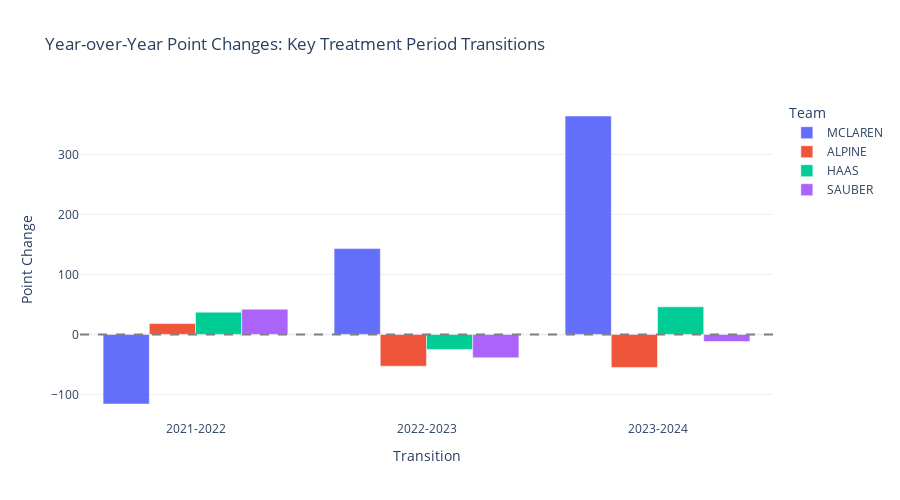

Source (notebook cell):
### Markdown cell above
# ============================================================================
# VISUALIZATION 4: YEAR-OVER-YEAR CHANGES
# ============================================================================

### Code cell
print("\n" + "="*80)
print("VISUALIZATION 4: YEAR-OVER-YEAR CHANGES")
print("="*80)

# Calculate year-over-year changes
yoy_changes = []

for team in teams_to_plot:
    team_data = annual_df[annual_df['constructorName'] == team].sort_values('season')
    
    for i in range(len(team_data) - 1):
        current = team_data.iloc[i]
        next_year = team_data.iloc[i + 1]
        
        yoy_changes.append({
            'Team': team,
            'Year': f"{int(current['season'])}-{int(next_year['season'])}",
            'Change': next_year['points'] - current['points'],
            'Season_Start': int(current['season'])
        })

yoy_df = pd.DataFrame(yoy_changes)

# Focus on key transitions
key_transitions = yoy_df[yoy_df['Year'].isin(['2021-2022', '2022-2023', '2023-2024'])]

fig = px.bar(
    key_transitions,
    x='Year',
    y='Change',
    color='Team',
    barmode='group',
    title='Year-over-Year Point Changes: Key Treatment Period Transitions',
    labels={'Change': 'Point Change', 'Year': 'Transition'},
    height=500
)

fig.add_hline(y=0, line_dash="dash", line_color="gray")

fig.update_layout(template='plotly_white')

fig.show()
fig.write_image("../outputs/figures/04_year_over_year_changes.png", scale=2)

# Highlight McLaren's changes
print("\n🎯 McLaren Year-over-Year Changes:")
mclaren_yoy = yoy_df[yoy_df['Team'] == 'MCLAREN'].sort_values('Season_Start')
print(mclaren_yoy[['Year', 'Change']].to_string(index=False))

### Figure 1 — Plotly figure (JSON) as saved in the notebook; plotly's stock layout.template omitted (floating-point values rounded to 4 significant figures)
{"data": [{"alignmentgroup": "True", "hovertemplate": "Team=MCLAREN<br>Transition=%{x}<br>Point Change=%{y}<extra></extra>", "legendgroup": "MCLAREN", "marker": {"color": "#636efa", "pattern": {"shape": ""}}, "name": "MCLAREN", "offsetgroup": "MCLAREN", "orientation": "v", "showlegend": true, "textposition": "auto", "type": "bar", "x": ["2021-2022", "2022-2023", "2023-2024"], "xaxis": "x", "y": [-116.0, 143.0, 364.0], "yaxis": "y"}, {"alignmentgroup": "True", "hovertemplate": "Team=ALPINE<br>Transition=%{x}<br>Point Change=%{y}<extra></extra>", "legendgroup": "ALPINE", "marker": {"color": "#EF553B", "pattern": {"shape": ""}}, "name": "ALPINE", "offsetgroup": "ALPINE", "orientation": "v", "showlegend": true, "textposition": "auto", "type": "bar", "x": ["2021-2022", "2022-2023", "2023-2024"], "xaxis": "x", "y": [18.0, -53.0, -55.0], "yaxis": "y"}, {"alignmentgroup": "True", "hovertemplate": "Team=HAAS<br>Transition=%{x}<br>Point Change=%{y}<extra></extra>", "legendgroup": "HAAS", "marker": {"color": "#00cc96", "pattern": {"shape": ""}}, "name": "HAAS", "offsetgroup": "HAAS", "orientation": "v", "showlegend": true, "textposition": "auto", "type": "bar", "x": ["2021-2022", "2022-2023", "2023-2024"], "xaxis": "x", "y": [37.0, -25.0, 46.0], "yaxis": "y"}, {"alignmentgroup": "True", "hovertemplate": "Team=SAUBER<br>Transition=%{x}<br>Point Change=%{y}<extra></extra>", "legendgroup": "SAUBER", "marker": {"color": "#ab63fa", "pattern": {"shape": ""}}, "name": "SAUBER", "offsetgroup": "SAUBER", "orientation": "v", "showlegend": true, "textposition": "auto", "type": "bar", "x": ["2021-2022", "2022-2023", "2023-2024"], "xaxis": "x", "y": [42.0, -39.0, -12.0], "yaxis": "y"}], "layout": {"barmode": "group", "height": 500, "legend": {"title": {"text": "Team"}, "tracegroupgap": 0}, "shapes": [{"line": {"color": "gray", "dash": "dash"}, "type": "line", "x0": 0, "x1": 1, "xref": "x domain", "y0": 0, "y1": 0, "yref": "y"}], "title": {"text": "Year-over-Year Point Changes: Key Treatment Period Transitions"}, "xaxis": {"anchor": "y", "domain": [0, 1], "title": {"text": "Transition"}}, "yaxis": {"anchor": "x", "domain": [0, 1], "title": {"text": "Point Change"}}}}
